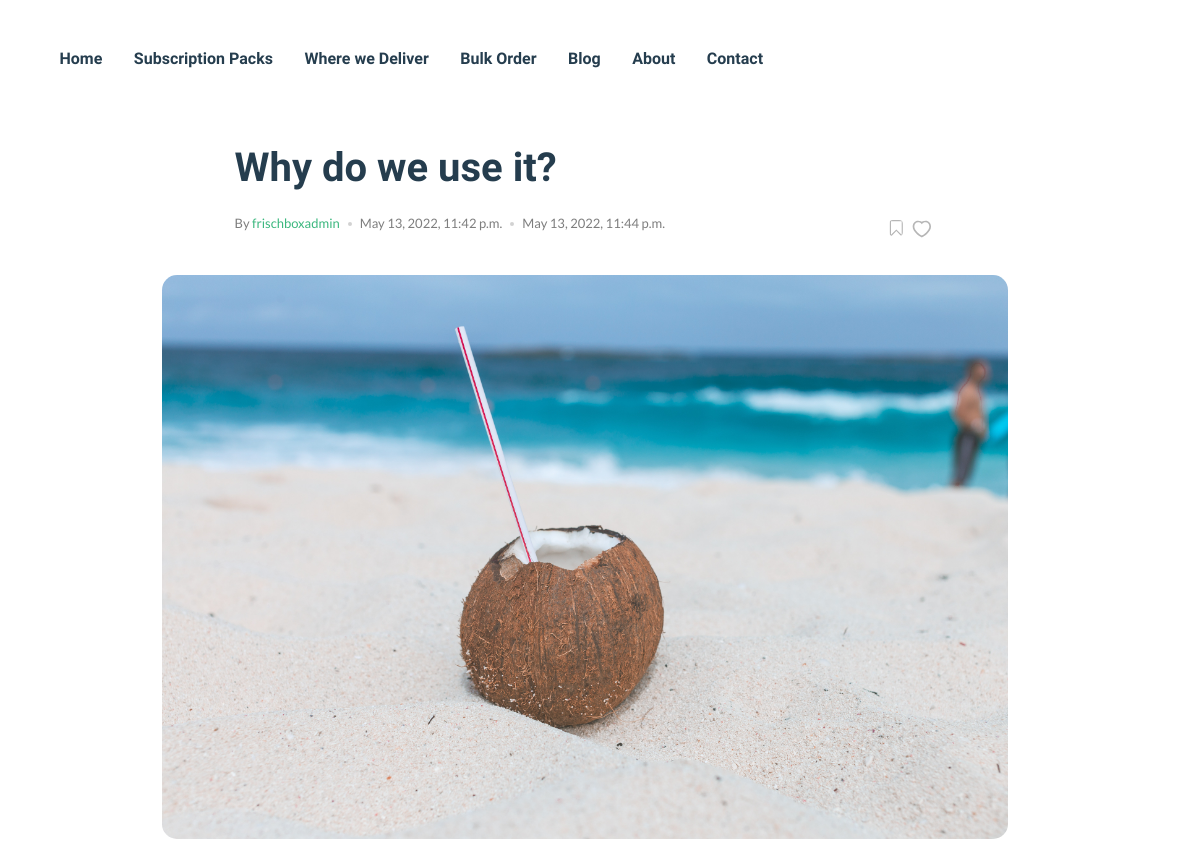
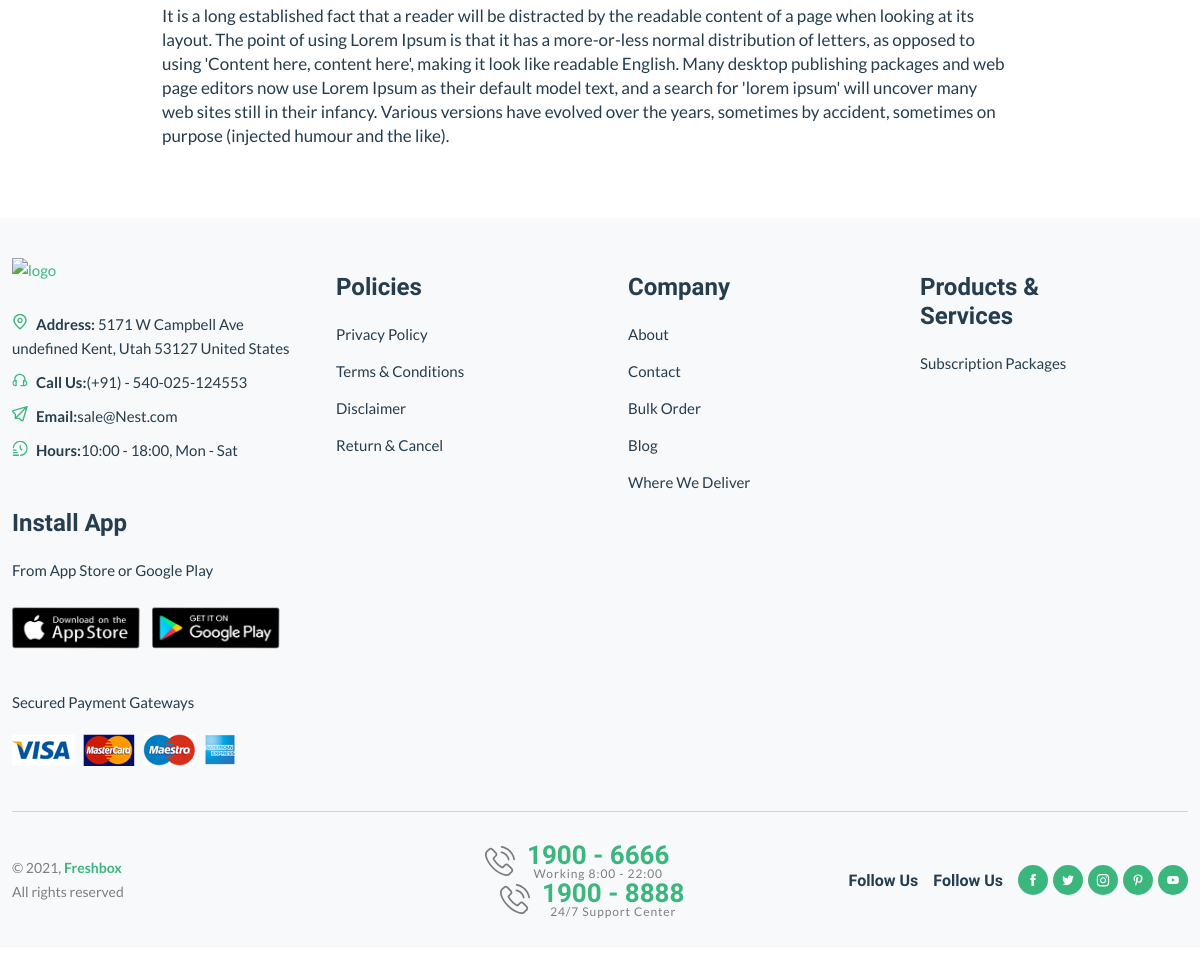
The app's page /blog/Why-do-we-use-it with its own data (2 pictures, top to bottom).
### frischboxadmin/models.py (models this page shows, shortened)
class Post(models.Model):
    STATUS = (
        (0, "Draft"),
        (1, "Publish")
    )
    title = models.CharField(max_length=300, unique=True)
    slug = models.SlugField(max_length=300, unique=True)
    author = models.ForeignKey(User, on_delete=models.CASCADE, related_name='blog_posts')
    content = HTMLField()
    feature_image = models.ImageField(null=True, blank=True, upload_to="post/")
    status = models.IntegerField(choices=STATUS, default=0)
    created_at = models.DateTimeField(auto_now_add=True)
    updated_at = models.DateTimeField(auto_now=True)
    class Meta:
        ordering = ['-created_at']

### frischbox/views.py (the view)
# urls.py: path('blog/<postid>', views.postdetails, name='postdetails'),
def postdetails(request, postid):
    postdetails = Post.objects.get(slug=postid)
    data = {
        'postdetails': postdetails
    }
    return render(request, 'single_post.html', data)

### templates/single_post.html (shortened to what this page needs)
{% extends "base.html" %}
{% load static %}
{% block content %}
       <main class="main">
        <div class="page-content mb-50">
            <div class="container">
                <div class="row">
                    <div class="col-lg-9 m-auto">
                        <div class="single-page pt-50 pr-30">
                            <div class="single-header style-2">
                                <div class="row">
                                    <div class="col-xl-10 col-lg-12 m-auto">
                                        <h2 class="mb-10">{{postdetails.title}}</h2>
                                        <div class="single-header-meta">
                                            <div class="entry-meta meta-1 font-xs mt-15 mb-15">
                                                <span class="post-by">By <a href="#">{{postdetails.author}}</a></span>
                                                <span class="post-on has-dot">{{postdetails.created_at}}</span>
                                                <span class="time-reading has-dot">{{postdetails.updated_at}}</span>
                                            </div>
                                            <div class="social-icons single-share">
                                                <ul class="text-grey-5 d-inline-block">
                                                    <li class="mr-5"><a href="#"><img src="assets/imgs/theme/icons/icon-bookmark.svg" alt=""></a></li>
                                                    <li><a href="#"><img src="assets/imgs/theme/icons/icon-heart-2.svg" alt=""></a></li>
                                                </ul>
                                            </div>
                                        </div>
                                    </div>
                                </div>
                            </div>
                            <figure class="single-thumbnail">
                                <img src="{{postdetails.feature_image.url}}" alt="">
                            </figure>
                            <div class="single-content">
                               {{postdetails.content | safe}}
                            </div>
                        </div>
                    </div>
                </div>
            </div>
        </div>
    </main>
{% endblock content %}

### records on screen
Post: title "Why do we use it?", author "frischboxadmin", created_at "May 13, 2022, 11:42 p.m.", updated_at "May 13, 2022, 11:44 p.m.", feature_image (picture), content "It is a long established fact that a reader will be distracted by the readable content of a page when looking at its layout. The point of using Lorem Ipsum is that it has a more-or-less normal distribution of letters, as opposed to using 'Content here, content here', making it look like readable English. Many desktop publishing packages and web page editors now use Lorem Ipsum as their default model text, and a search for 'lorem ipsum' will uncover many web sites still in their infancy. Various versions have evolved over the years, sometimes by accident, sometimes on purpose (injected humour and the like)."
